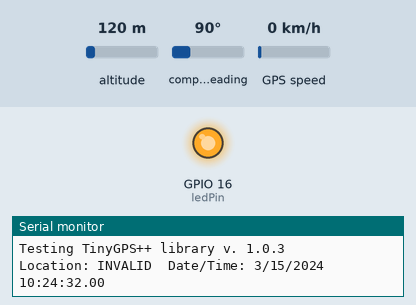
Simulated run of this sketch. Board: ESP8266 (NodeMCU). Parts: output pins drawn as LEDs (lit = HIGH), the last lines printed to the serial monitor. The test bench sets the inputs (shaded band); at power-on: altitude 120 m, compass heading 90°, GPS speed 0 km/h. WiFi joins after 1.5 s; servers stay silent unless stated; the GPS gets a fix after 3 s at 37.7749, -122.4194 with 8 satellites.

Above: at 10.1 s.
At 17.9 s:
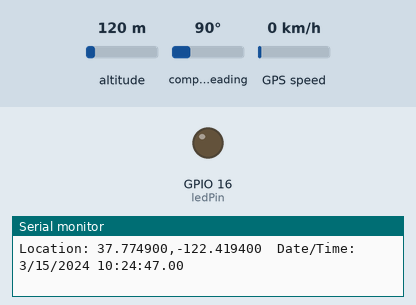
Timing chart, 0 to 22.7 s (numbered marks = the images above):
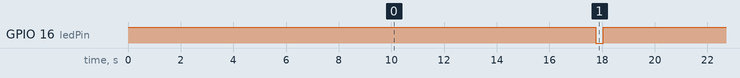

The sketch:

getGPS_push.ino
```cpp
#include <ESP8266WiFi.h>
#include <TinyGPS++.h>
#include <SoftwareSerial.h>

#define BaudRrate 9600
#define GPSBaud 9600
#define SSID "Asus_J"
#define PASS "12347890"
#define HOST "140.125.32.146"
#define PORT 8088

String dog_name = "testDog";

static const int RXPin = 0, TXPin = 2;
static const int ledPin = 16;

String GET = "GET /getGPS/?";

double gps_lat, gps_lng, gps_date, gps_time;
bool isGet;

TinyGPSPlus gps;
SoftwareSerial ss(RXPin, TXPin);

void setup()
{
    pinMode(4, INPUT);
    pinMode(ledPin, OUTPUT);
    digitalWrite(ledPin, HIGH);
    Serial.begin(BaudRrate);
    ss.begin(GPSBaud);

    Serial.println( "ESP8266 Ready!" );
    Serial.print("Connect to ");
    Serial.println( SSID );
    WiFi.begin( SSID, PASS );

    while( WiFi.status() != WL_CONNECTED )
    {
        delay(500);
        Serial.print( "." );
    }
    Serial.println( "" );

    Serial.println( "WiFi connected" );
    Serial.println( "IP address: " );
    Serial.println( WiFi.localIP() );
    Serial.println( "" );

    Serial.print(F("Testing TinyGPS++ library v. "));
    Serial.println(TinyGPSPlus::libraryVersion());
    Serial.println();

    delay(1000);
}

void loop()
{
    while (ss.available() > 0)
    {
        if (gps.encode(ss.read()))
        {
            isGet = false;
            displayInfo();      //顯示GPS資訊
            if (isGet)
            {
            	updateGPS();    //上傳GPS資料
            	digitalWrite(ledPin, LOW);
				delay(300);
				digitalWrite(ledPin, HIGH);
            }
            delay(15000);
        }
    }

    if (millis() > 5000 && gps.charsProcessed() < 10)
    {
        Serial.println(F("No GPS detected: check wiring."));
        while(true);
    }
}

void updateGPS()
{
    // 設定 ESP8266 作為 Client 端
    WiFiClient client;
    if( !client.connect( HOST, PORT ) )
    {
        Serial.println( "connection failed" );
        return;
    }
    else
    {
        char gps_lat_char[12];
        char gps_lng_char[12];
		dtostrf(gps_lat,3,6,gps_lat_char);
		dtostrf(gps_lng,3,6,gps_lng_char);

        String getStr = GET +
						"dog_name=" + String(dog_name) +
						"&latitude=" + String(gps_lat_char) +
						"&longitude=" + String(gps_lng_char) +
						"&ok=ok" +
						" HTTP/1.1\r\n" +
						"Host: " + HOST +
						"\r\nConnection: close\r\n\r\n";
        client.print( String(getStr) );
        //Serial.println( String(getStr) );
        delay(10);
        //client.stop();
    }
}

void displayInfo()
{
    Serial.print(F("Location: "));
    if (gps.location.isValid())
    {
        isGet = true;
        gps_lat = gps.location.lat();
        gps_lng = gps.location.lng();
        Serial.print(gps_lat,6);
        Serial.print(F(","));
        Serial.print(gps_lng,6);
    }
    else
    {
        Serial.print(F("INVALID"));
    }

    Serial.print(F("  Date/Time: "));
    if (gps.date.isValid())
    {
        //gps_date =
        Serial.print(gps.date.month());
        Serial.print(F("/"));
        Serial.print(gps.date.day());
        Serial.print(F("/"));
        Serial.print(gps.date.year());
    }
    else
    {
        Serial.print(F("INVALID"));
    }

    Serial.print(F(" "));
    if (gps.time.isValid())
    {
        //gps_time =
        if (gps.time.hour() < 10)
            Serial.print(F("0"));
        Serial.print(gps.time.hour());
        Serial.print(F(":"));
        if (gps.time.minute() < 10)
            Serial.print(F("0"));
        Serial.print(gps.time.minute());
        Serial.print(F(":"));
        if (gps.time.second() < 10)
            Serial.print(F("0"));
        Serial.print(gps.time.second());
        Serial.print(F("."));
        if (gps.time.centisecond() < 10)
            Serial.print(F("0"));
        Serial.print(gps.time.centisecond());
    }
    else
    {
        Serial.print(F("INVALID"));
    }
	/*
	Serial.println("Satellite Count:");
    Serial.println(gps.satellites.value());
    Serial.println("Latitude:");
    Serial.println(gps.location.lat(), 6);
    Serial.println("Longitude:");
    Serial.println(gps.location.lng(), 6);
    Serial.println("Speed MPH:");
    Serial.println(gps.speed.mph());
    Serial.println("Altitude Feet:");
    Serial.println(gps.altitude.feet());
	*/
    Serial.println();
}
```

Measured:
- by itself, GPIO 16 (ledPin): alternates HIGH for 15.2 s and LOW for 0.30 s
